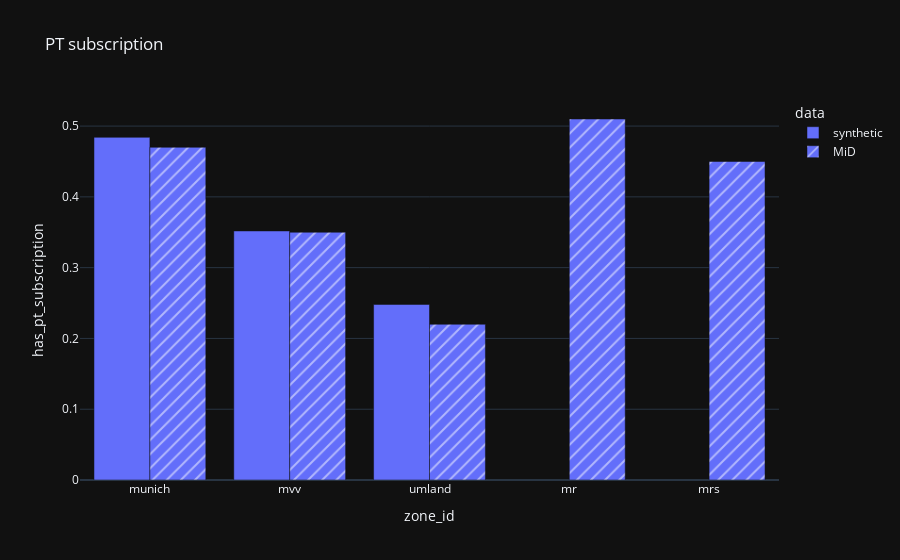

The notebook cell this image was saved under:
### Markdown cell above
### Public transport subscription by region (Figure 11)

### Code cell
df = home_zones(df_persons[["household_id", "has_pt_subscription"]], ["mvv", "munich", "umland"])
df = df.groupby("zone_id")["has_pt_subscription"].mean().reset_index().assign(data = "synthetic")

df = pd.concat([df, pd.DataFrame.from_records([
    { "zone_id": "mvv", "has_pt_subscription": 0.35, "data": "MiD" },
    { "zone_id": "munich", "has_pt_subscription": 0.47, "data": "MiD" },
    { "zone_id": "umland", "has_pt_subscription": 0.22, "data": "MiD" },
    { "zone_id": "mr", "has_pt_subscription": 0.51, "data": "MiD" },
    { "zone_id": "mrs", "has_pt_subscription": 0.45, "data": "MiD" },

])])

px.bar(
    df, x = "zone_id", y = "has_pt_subscription", pattern_shape = "data", barmode = "group",
    title = "PT subscription"
)

### Figure 1 — Plotly figure (JSON) as saved in the notebook; plotly's stock layout.template omitted (floating-point values rounded to 4 significant figures)
{"data": [{"alignmentgroup": "True", "hovertemplate": "data=synthetic<br>zone_id=%{x}<br>has_pt_subscription=%{y}<extra></extra>", "legendgroup": "synthetic", "marker": {"color": "#636efa", "pattern": {"shape": ""}}, "name": "synthetic", "offsetgroup": "synthetic", "orientation": "v", "showlegend": true, "textposition": "auto", "type": "bar", "x": ["munich", "mvv", "umland"], "xaxis": "x", "y": [0.4841, 0.3518, 0.2481], "yaxis": "y"}, {"alignmentgroup": "True", "hovertemplate": "data=MiD<br>zone_id=%{x}<br>has_pt_subscription=%{y}<extra></extra>", "legendgroup": "MiD", "marker": {"color": "#636efa", "pattern": {"shape": "/"}}, "name": "MiD", "offsetgroup": "MiD", "orientation": "v", "showlegend": true, "textposition": "auto", "type": "bar", "x": ["mvv", "munich", "umland", "mr", "mrs"], "xaxis": "x", "y": [0.35, 0.47, 0.22, 0.51, 0.45], "yaxis": "y"}], "layout": {"barmode": "group", "legend": {"title": {"text": "data"}, "tracegroupgap": 0}, "title": {"text": "PT subscription"}, "xaxis": {"anchor": "y", "domain": [0, 1], "title": {"text": "zone_id"}}, "yaxis": {"anchor": "x", "domain": [0, 1], "title": {"text": "has_pt_subscription"}}}}
